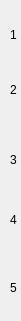
  <widget class="QWidget" name="widget_board_red_y" native="true">
   <property name="geometry">
    <rect>
     <x>340</x>
     <y>20</y>
     <width>21</width>
     <height>321</height>
    </rect>
   </property>
   <widget class="QLabel" name="label_y3_3">
    <property name="geometry">
     <rect>
      <x>10</x>
      <y>210</y>
      <width>21</width>
      <height>20</height>
     </rect>
    </property>
    <property name="text">
     <string>4</string>
    </property>
   </widget>
   <widget class="QLabel" name="label_y2_3">
    <property name="geometry">
     <rect>
      <x>10</x>
      <y>150</y>
      <width>21</width>
      <height>20</height>
     </rect>
    </property>
    <property name="text">
     <string>3</string>
    </property>
   </widget>
   <widget class="QLabel" name="label_y0_3">
    <property name="geometry">
     <rect>
      <x>10</x>
      <y>25</y>
      <width>16</width>
      <height>20</height>
     </rect>
    </property>
    <property name="text">
     <string>1</string>
    </property>
   </widget>
   <widget class="QLabel" name="label_y4_3">
    <property name="geometry">
     <rect>
      <x>10</x>
      <y>278</y>
      <width>21</width>
      <height>20</height>
     </rect>
    </property>
    <property name="text">
     <string>5</string>
    </property>
   </widget>
   <widget class="QLabel" name="label_y1_3">
    <property name="geometry">
     <rect>
      <x>10</x>
      <y>80</y>
      <width>21</width>
      <height>20</height>
     </rect>
    </property>
    <property name="text">
     <string>2</string>
    </property>
   </widget>
  </widget>
